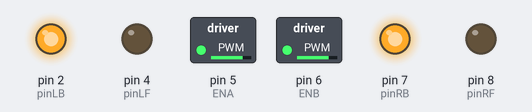
A sketch run on a simulated Arduino Uno, built with avr-gcc and run on an emulated ATmega328P. On the bench: switched loads named in the sketch (green lamp = pin HIGH), output pins drawn as LEDs (lit = HIGH).

Above: at 0.5 s.
At 1.5 s:
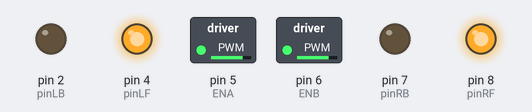
At 2.5 s:
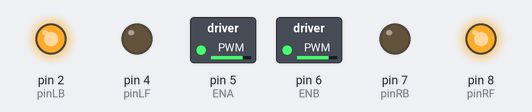
At 3.5 s:
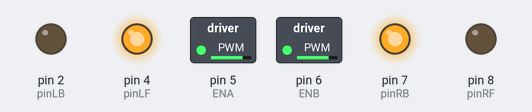
At 4.5 s:
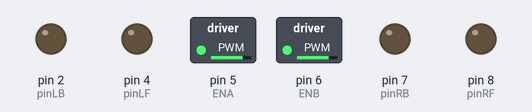
Timing chart, 0 to 6.5 s (numbered marks = the images above):
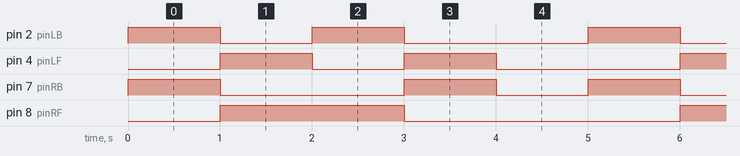

The sketch:

Test_1_Motor_Speed_and_Direction_Control.ino
```cpp
#define ENA  5              //pin of controlling speed---- ENA of motor driver board
#define ENB  6              //pin of controlling speed---- ENB of motor driver board
int pinLB=2;              //pin of controlling turning---- IN1 of motor driver board
int pinLF=4;             //pin of controlling turning---- IN2 of motor driver board
int pinRB=7;            //pin of controlling turning---- IN3 of motor driver board
int pinRF=8;            //pin of controlling turning---- IN4 of motor driver board

void setup()
{
  pinMode(ENA,OUTPUT);    // pin 5(PWM)
  pinMode(ENB,OUTPUT);    // pin 6(PWM)
  pinMode(pinLB,OUTPUT);  // pin 2
  pinMode(pinLF,OUTPUT);  // pin 4
  pinMode(pinRB,OUTPUT);  // pin 7
  pinMode(pinRF,OUTPUT);  // pin 8
  Set_Speed(200);//setting speed 200

}
void loop()
{
    advance();
    delay(1000);
    back();
    delay(1000);
    turnR();
    delay(1000);
    turnL();
    delay(1000);
    stopp();
    delay(1000);
}

void Set_Speed(unsigned char pwm) //function of setting speed
{
  analogWrite(ENA,pwm);
  analogWrite(ENB,pwm);
}

void advance()    //  going forward
{
     digitalWrite(pinRB,HIGH);
     digitalWrite(pinRF,LOW);
     digitalWrite(pinLB,HIGH);
     digitalWrite(pinLF,LOW);
}
void back()         //back up
{
     digitalWrite(pinRB,LOW);
     digitalWrite(pinRF,HIGH);
     digitalWrite(pinLB,LOW);
     digitalWrite(pinLF,HIGH);
}
void turnR()         //turn right in place
{
     digitalWrite(pinRB,LOW);
     digitalWrite(pinRF,HIGH);
     digitalWrite(pinLB,HIGH);
     digitalWrite(pinLF,LOW);
}
void turnL()        //turn left in place
{
     digitalWrite(pinRB,HIGH);
     digitalWrite(pinRF,LOW );
     digitalWrite(pinLB,LOW);
     digitalWrite(pinLF,HIGH);
}
void stopp()        //stop
{
     digitalWrite(pinRB,LOW);
     digitalWrite(pinRF,LOW);
     digitalWrite(pinLB,LOW);
     digitalWrite(pinLF,LOW);
}
```

Measured:
- by itself, pin 2 (pinLB), pin 4 (pinLF): repeats every 5.0 s: LOW 1.0 s, HIGH 1.0 s, LOW 2.0 s, HIGH 1.0 s
- by itself, pin 7 (pinRB): repeats every 5.0 s: LOW 2.0 s, HIGH 1.0 s, LOW 1.0 s, HIGH 1.0 s
- by itself, pin 8 (pinRF): alternates HIGH for 2.0 s and LOW for 3.0 s
